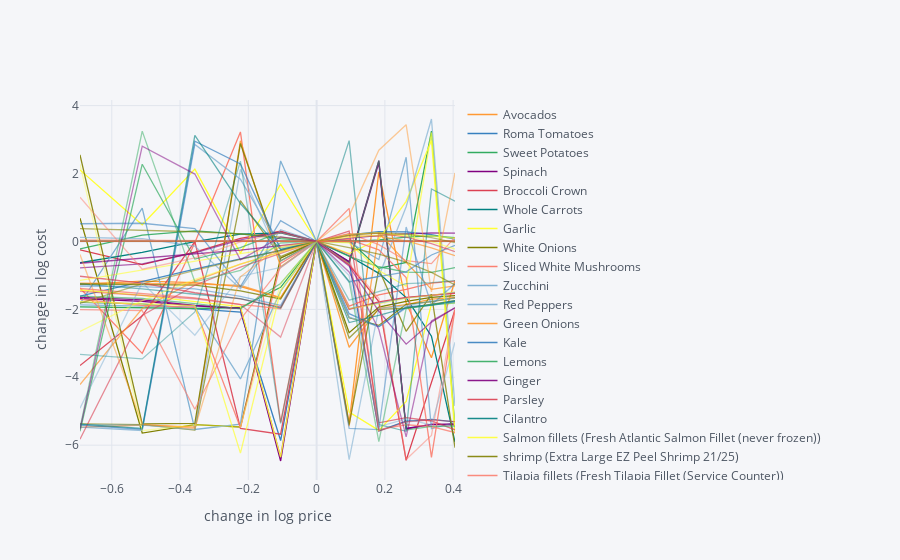

The cell this chart's notebook holds for it:
### Code cell
import cufflinks as cf
cf.go_offline()

scale = [.5,.6,.7,.8,.9,1.,1.1,1.2,1.3,1.4,1.5]

cost0 = solve_subsistence_problem(D,Prices_AK,diet_min[group],diet_max[group],tol=tol).fun

Price_AK_response={}
for s in scale:
    cost = {}
    for i,p in enumerate(Prices_AK):
        my_p = Prices_AK.copy()
        my_p[i] = p*s
        result = solve_subsistence_problem(D,my_p,diet_min[group],diet_max[group],tol=tol)
        cost[Prices_AK.index[i]] = np.log(result.fun/cost0)
    Price_AK_response[np.log(s)] = cost

Price_AK_response = pd.DataFrame(Price_AK_response).T
Price_AK_response.iplot(xTitle='change in log price',yTitle='change in log cost')

### Figure 1 — Plotly figure (JSON) as saved in the notebook; plotly's stock layout.template omitted (floating-point values rounded to 4 significant figures)
{"data": [{"line": {"color": "rgba(255, 153, 51, 1.0)", "dash": "solid", "shape": "linear", "width": 1.3}, "mode": "lines", "name": "Avocados", "text": "", "type": "scatter", "x": [-0.6931, -0.5108, -0.3567, -0.2231, -0.1054, 0, 0.09531, 0.1823, 0.2624, 0.3365, 0.4055], "y": [-1.265, -1.17, -1.211, -1.328, -1.66, 0, -5.348, 2.053, -1.814, -3.424, -1.148]}, {"line": {"color": "rgba(55, 128, 191, 1.0)", "dash": "solid", "shape": "linear", "width": 1.3}, "mode": "lines", "name": "Roma Tomatoes", "text": "", "type": "scatter", "x": [-0.6931, -0.5108, -0.3567, -0.2231, -0.1054, 0, 0.09531, 0.1823, 0.2624, 0.3365, 0.4055], "y": [-1.797, -1.839, -1.985, -2.081, -5.863, 0, -0.599, -5.581, -5.289, -5.241, -5.316]}, {"line": {"color": "rgba(50, 171, 96, 1.0)", "dash": "solid", "shape": "linear", "width": 1.3}, "mode": "lines", "name": "Sweet Potatoes ", "text": "", "type": "scatter", "x": [-0.6931, -0.5108, -0.3567, -0.2231, -0.1054, 0, 0.09531, 0.1823, 0.2624, 0.3365, 0.4055], "y": [-1.929, -1.959, -1.974, -1.945, -1.351, 0, 0.03973, -0.7935, -0.62, 3.253, -5.501]}, {"line": {"color": "rgba(128, 0, 128, 1.0)", "dash": "solid", "shape": "linear", "width": 1.3}, "mode": "lines", "name": "Spinach ", "text": "", "type": "scatter", "x": [-0.6931, -0.5108, -0.3567, -0.2231, -0.1054, 0, 0.09531, 0.1823, 0.2624, 0.3365, 0.4055], "y": [-1.686, -1.765, -1.899, -1.966, -6.466, 0, -0.5924, 2.383, -5.507, -5.388, -5.403]}, {"line": {"color": "rgba(219, 64, 82, 1.0)", "dash": "solid", "shape": "linear", "width": 1.3}, "mode": "lines", "name": "Broccoli Crown", "text": "", "type": "scatter", "x": [-0.6931, -0.5108, -0.3567, -0.2231, -0.1054, 0, 0.09531, 0.1823, 0.2624, 0.3365, 0.4055], "y": [-0.2474, -0.6805, -0.3132, 0.0925, 0.3006, 0, -0.6874, -1.771, -6.449, -4.161, -2.018]}, {"line": {"color": "rgba(0, 128, 128, 1.0)", "dash": "solid", "shape": "linear", "width": 1.3}, "mode": "lines", "name": "Whole Carrots ", "text": "", "type": "scatter", "x": [-0.6931, -0.5108, -0.3567, -0.2231, -0.1054, 0, 0.09531, 0.1823, 0.2624, 0.3365, 0.4055], "y": [-0.628, -0.3204, -0.00209, 0.2189, 0.2498, 0, -0.4274, -0.9382, -1.654, -2.79, -5.911]}, {"line": {"color": "rgba(255, 255, 51, 1.0)", "dash": "solid", "shape": "linear", "width": 1.3}, "mode": "lines", "name": "Garlic ", "text": "", "type": "scatter", "x": [-0.6931, -0.5108, -0.3567, -0.2231, -0.1054, 0, 0.09531, 0.1823, 0.2624, 0.3365, 0.4055], "y": [2.106, 0.4915, 2.132, -0.3443, 1.688, 0, -5.028, -5.564, -4.714, -1.842, -1.799]}, {"line": {"color": "rgba(128, 128, 0, 1.0)", "dash": "solid", "shape": "linear", "width": 1.3}, "mode": "lines", "name": "White Onions ", "text": "", "type": "scatter", "x": [-0.6931, -0.5108, -0.3567, -0.2231, -0.1054, 0, 0.09531, 0.1823, 0.2624, 0.3365, 0.4055], "y": [0.6863, -5.643, -5.394, -5.464, -0.4891, 0, -2.686, -1.932, -1.767, -1.65, -1.594]}, {"line": {"color": "rgba(251, 128, 114, 1.0)", "dash": "solid", "shape": "linear", "width": 1.3}, "mode": "lines", "name": "Sliced White Mushrooms ", "text": "", "type": "scatter", "x": [-0.6931, -0.5108, -0.3567, -0.2231, -0.1054, 0, 0.09531, 0.1823, 0.2624, 0.3365, 0.4055], "y": [-1.372, -3.297, -0.03853, 3.226, -5.328, 0, -1.907, -1.574, -1.409, -1.229, -1.168]}, {"line": {"color": "rgba(128, 177, 211, 1.0)", "dash": "solid", "shape": "linear", "width": 1.3}, "mode": "lines", "name": "Zucchini", "text": "", "type": "scatter", "x": [-0.6931, -0.5108, -0.3567, -0.2231, -0.1054, 0, 0.09531, 0.1823, 0.2624, 0.3365, 0.4055], "y": [-1.834, 0.9848, -5.537, -5.381, 2.373, 0, -1.979, -1.825, -1.661, -1.585, -1.497]}, {"line": {"color": "rgba(128, 177, 211, 0.8999999999999999)", "dash": "solid", "shape": "linear", "width": 1.3}, "mode": "lines", "name": "Red Peppers", "text": "", "type": "scatter", "x": [-0.6931, -0.5108, -0.3567, -0.2231, -0.1054, 0, 0.09531, 0.1823, 0.2624, 0.3365, 0.4055], "y": [-1.865, -1.906, -1.934, -4.049, -1.463, 0, -0.01798, -0.5335, 2.479, -5.515, -5.336]}, {"line": {"color": "rgba(255, 153, 51, 0.8999999999999999)", "dash": "solid", "shape": "linear", "width": 1.3}, "mode": "lines", "name": "Green Onions", "text": "", "type": "scatter", "x": [-0.6931, -0.5108, -0.3567, -0.2231, -0.1054, 0, 0.09531, 0.1823, 0.2624, 0.3365, 0.4055], "y": [-5.476, -5.406, -5.468, 2.966, -0.7455, 0, -3.116, -1.97, -1.858, -1.701, -1.657]}, {"line": {"color": "rgba(55, 128, 191, 0.8999999999999999)", "dash": "solid", "shape": "linear", "width": 1.3}, "mode": "lines", "name": "Kale", "text": "", "type": "scatter", "x": [-0.6931, -0.5108, -0.3567, -0.2231, -0.1054, 0, 0.09531, 0.1823, 0.2624, 0.3365, 0.4055], "y": [-1.611, -1.172, -0.817, -0.5121, -0.2653, 0, 0.1931, 0.2882, 0.2847, 0.2014, 0.06741]}, {"line": {"color": "rgba(50, 171, 96, 0.8999999999999999)", "dash": "solid", "shape": "linear", "width": 1.3}, "mode": "lines", "name": "Lemons", "text": "", "type": "scatter", "x": [-0.6931, -0.5108, -0.3567, -0.2231, -0.1054, 0, 0.09531, 0.1823, 0.2624, 0.3365, 0.4055], "y": [-0.2206, 0.1879, 0.3102, 0.2223, 0.08573, 0, -0.007669, 0.04811, 0.126, 0.1669, 0.1156]}, {"line": {"color": "rgba(128, 0, 128, 0.8999999999999999)", "dash": "solid", "shape": "linear", "width": 1.3}, "mode": "lines", "name": "Ginger", "text": "", "type": "scatter", "x": [-0.6931, -0.5108, -0.3567, -0.2231, -0.1054, 0, 0.09531, 0.1823, 0.2624, 0.3365, 0.4055], "y": [-1.649, -1.723, -1.881, -1.97, -6.357, 0, -0.6237, 2.314, -5.52, -5.387, -5.37]}, {"line": {"color": "rgba(219, 64, 82, 0.8999999999999999)", "dash": "solid", "shape": "linear", "width": 1.3}, "mode": "lines", "name": "Parsley", "text": "", "type": "scatter", "x": [-0.6931, -0.5108, -0.3567, -0.2231, -0.1054, 0, 0.09531, 0.1823, 0.2624, 0.3365, 0.4055], "y": [-3.653, -2.189, -0.005228, -5.505, -5.676, 0, -1.997, -1.782, -1.646, -1.586, -1.525]}, {"line": {"color": "rgba(0, 128, 128, 0.8999999999999999)", "dash": "solid", "shape": "linear", "width": 1.3}, "mode": "lines", "name": "Cilantro", "text": "", "type": "scatter", "x": [-0.6931, -0.5108, -0.3567, -0.2231, -0.1054, 0, 0.09531, 0.1823, 0.2624, 0.3365, 0.4055], "y": [0, 0, 0, 0, 0, 0, 0, 0, 0, 0, 0]}, {"line": {"color": "rgba(255, 255, 51, 0.8999999999999999)", "dash": "solid", "shape": "linear", "width": 1.3}, "mode": "lines", "name": "Salmon fillets (Fresh Atlantic Salmon Fillet (never frozen))", "text": "", "type": "scatter", "x": [-0.6931, -0.5108, -0.3567, -0.2231, -0.1054, 0, 0.09531, 0.1823, 0.2624, 0.3365, 0.4055], "y": [-1.43, -1.588, -1.773, -1.918, -6.35, 0, -0.3581, 0.06634, 1.182, 2.975, -5.665]}, {"line": {"color": "rgba(128, 128, 0, 0.8999999999999999)", "dash": "solid", "shape": "linear", "width": 1.3}, "mode": "lines", "name": "shrimp (Extra Large EZ Peel Shrimp 21/25)", "text": "", "type": "scatter", "x": [-0.6931, -0.5108, -0.3567, -0.2231, -0.1054, 0, 0.09531, 0.1823, 0.2624, 0.3365, 0.4055], "y": [2.553, -5.373, -5.356, 2.885, -0.5708, 0, -2.247, -2.473, -1.852, -1.773, -1.661]}, {"line": {"color": "rgba(251, 128, 114, 0.8999999999999999)", "dash": "solid", "shape": "linear", "width": 1.3}, "mode": "lines", "name": "Tilapia fillets (Fresh Tilapia Fillet (Service Counter))", "text": "", "type": "scatter", "x": [-0.6931, -0.5108, -0.3567, -0.2231, -0.1054, 0, 0.09531, 0.1823, 0.2624, 0.3365, 0.4055], "y": [-1.708, -1.88, -1.941, -5.489, -0.6466, 0, 0.06358, -0.2461, -1.064, -6.358, -2.011]}, {"line": {"color": "rgba(251, 128, 114, 0.7999999999999998)", "dash": "solid", "shape": "linear", "width": 1.3}, "mode": "lines", "name": "Salmon in a can (Kroger® Wild Caught Canned Alaskan Pink Salmon)", "text": "", "type": "scatter", "x": [-0.6931, -0.5108, -0.3567, -0.2231, -0.1054, 0, 0.09531, 0.1823, 0.2624, 0.3365, 0.4055], "y": [-1.385, -1.545, -1.66, -1.854, -1.98, 0, 0.9735, -5.541, -5.398, -5.456, -5.628]}, {"line": {"color": "rgba(128, 177, 211, 0.7999999999999998)", "dash": "solid", "shape": "linear", "width": 1.3}, "mode": "lines", "name": "Tuna in a can (Kroger Wild Caught Light)", "text": "", "type": "scatter", "x": [-0.6931, -0.5108, -0.3567, -0.2231, -0.1054, 0, 0.09531, 0.1823, 0.2624, 0.3365, 0.4055], "y": [-5.469, -5.568, 2.858, 1.833, -0.1874, 0, -2.231, -2.507, -1.955, -1.88, -1.777]}, {"line": {"color": "rgba(255, 153, 51, 0.7999999999999998)", "dash": "solid", "shape": "linear", "width": 1.3}, "mode": "lines", "name": "Sardines in a tin (Chicken of the Sea)", "text": "", "type": "scatter", "x": [-0.6931, -0.5108, -0.3567, -0.2231, -0.1054, 0, 0.09531, 0.1823, 0.2624, 0.3365, 0.4055], "y": [-1.224, -1.249, -1.251, -1.298, -1.656, 0, -5.44, 0.2508, -0.6202, -1.412, -1.31]}, {"line": {"color": "rgba(55, 128, 191, 0.7999999999999998)", "dash": "solid", "shape": "linear", "width": 1.3}, "mode": "lines", "name": "Rice Vinegar (Nakano All Natural Rice Vinegar)", "text": "", "type": "scatter", "x": [-0.6931, -0.5108, -0.3567, -0.2231, -0.1054, 0, 0.09531, 0.1823, 0.2624, 0.3365, 0.4055], "y": [0, 0, 0, 0, 0, 0, 0, 0, 0, 0, 0]}, {"line": {"color": "rgba(50, 171, 96, 0.7999999999999998)", "dash": "solid", "shape": "linear", "width": 1.3}, "mode": "lines", "name": "Extra Virgin Olive Oil (Kroger® Extra Virgin Olive Oil)", "text": "", "type": "scatter", "x": [-0.6931, -0.5108, -0.3567, -0.2231, -0.1054, 0, 0.09531, 0.1823, 0.2624, 0.3365, 0.4055], "y": [0, 0, 0, 0, 0, 0, 0, 0, 0, 0, 0]}, {"line": {"color": "rgba(128, 0, 128, 0.7999999999999998)", "dash": "solid", "shape": "linear", "width": 1.3}, "mode": "lines", "name": "Coconut Oil (Kroger® Pure Coconut Oil)", "text": "", "type": "scatter", "x": [-0.6931, -0.5108, -0.3567, -0.2231, -0.1054, 0, 0.09531, 0.1823, 0.2624, 0.3365, 0.4055], "y": [0, 0, 0, 0, 0, 0, 0, 0, 0, 0, 0]}, {"line": {"color": "rgba(219, 64, 82, 0.7999999999999998)", "dash": "solid", "shape": "linear", "width": 1.3}, "mode": "lines", "name": "Sesame Oil (Kroger® Pure Sesame Oil)", "text": "", "type": "scatter", "x": [-0.6931, -0.5108, -0.3567, -0.2231, -0.1054, 0, 0.09531, 0.1823, 0.2624, 0.3365, 0.4055], "y": [0, 0, 0, 0, 0, 0, 0, 0, 0, 0, 0]}, {"line": {"color": "rgba(0, 128, 128, 0.7999999999999998)", "dash": "solid", "shape": "linear", "width": 1.3}, "mode": "lines", "name": "Avocado Oil ", "text": "", "type": "scatter", "x": [-0.6931, -0.5108, -0.3567, -0.2231, -0.1054, 0, 0.09531, 0.1823, 0.2624, 0.3365, 0.4055], "y": [0, 0, 0, 0, 0, 0, 0, 0, 0, 0, 0]}, {"line": {"color": "rgba(255, 255, 51, 0.7999999999999998)", "dash": "solid", "shape": "linear", "width": 1.3}, "mode": "lines", "name": "Maple Syrup", "text": "", "type": "scatter", "x": [-0.6931, -0.5108, -0.3567, -0.2231, -0.1054, 0, 0.09531, 0.1823, 0.2624, 0.3365, 0.4055], "y": [0, 0, 0, 0, 0, 0, 0, 0, 0, 0, 0]}, {"line": {"color": "rgba(128, 128, 0, 0.7999999999999998)", "dash": "solid", "shape": "linear", "width": 1.3}, "mode": "lines", "name": "Cacao (Navitas Organics Cacao Powder)", "text": "", "type": "scatter", "x": [-0.6931, -0.5108, -0.3567, -0.2231, -0.1054, 0, 0.09531, 0.1823, 0.2624, 0.3365, 0.4055], "y": [-1.253, -1.264, -1.286, -1.454, -1.695, 0, -5.398, -0.8155, -2.647, -1.561, -6.076]}, {"line": {"color": "rgba(128, 128, 0, 0.7)", "dash": "solid", "shape": "linear", "width": 1.3}, "mode": "lines", "name": "Almond flour ", "text": "", "type": "scatter", "x": [-0.6931, -0.5108, -0.3567, -0.2231, -0.1054, 0, 0.09531, 0.1823, 0.2624, 0.3365, 0.4055], "y": [-5.375, -5.395, -5.554, 1.205, -0.4441, 0, -2.842, -2.001, -1.961, -1.858, -1.743]}, {"line": {"color": "rgba(251, 128, 114, 0.7)", "dash": "solid", "shape": "linear", "width": 1.3}, "mode": "lines", "name": "Tapioca flour", "text": "", "type": "scatter", "x": [-0.6931, -0.5108, -0.3567, -0.2231, -0.1054, 0, 0.09531, 0.1823, 0.2624, 0.3365, 0.4055], "y": [-2.006, -2.04, -4.943, -2.291, -0.7773, 0, 0.2341, -0.09475, -0.5672, -0.6513, 0.1295]}, {"line": {"color": "rgba(128, 177, 211, 0.7)", "dash": "solid", "shape": "linear", "width": 1.3}, "mode": "lines", "name": "Vegetable broth", "text": "", "type": "scatter", "x": [-0.6931, -0.5108, -0.3567, -0.2231, -0.1054, 0, 0.09531, 0.1823, 0.2624, 0.3365, 0.4055], "y": [0.1198, 0.0803, -0.134, -1.39, 0.3474, 0, -1.205, -1.028, 1.024, 3.607, -4.845]}, {"line": {"color": "rgba(255, 153, 51, 0.7)", "dash": "solid", "shape": "linear", "width": 1.3}, "mode": "lines", "name": "Nutritional Yeast ", "text": "", "type": "scatter", "x": [-0.6931, -0.5108, -0.3567, -0.2231, -0.1054, 0, 0.09531, 0.1823, 0.2624, 0.3365, 0.4055], "y": [-4.214, -1.974, -1.16, -0.6691, -0.3055, 0, 0.1664, 0.1549, 0.01393, -0.1891, -0.4208]}, {"line": {"color": "rgba(55, 128, 191, 0.7)", "dash": "solid", "shape": "linear", "width": 1.3}, "mode": "lines", "name": "Crushed tomatoes", "text": "", "type": "scatter", "x": [-0.6931, -0.5108, -0.3567, -0.2231, -0.1054, 0, 0.09531, 0.1823, 0.2624, 0.3365, 0.4055], "y": [-5.412, -5.532, 2.951, 2.282, -0.2336, 0, -2.127, -2.514, -1.924, -1.87, -1.768]}, {"line": {"color": "rgba(50, 171, 96, 0.7)", "dash": "solid", "shape": "linear", "width": 1.3}, "mode": "lines", "name": "Coconut Milk", "text": "", "type": "scatter", "x": [-0.6931, -0.5108, -0.3567, -0.2231, -0.1054, 0, 0.09531, 0.1823, 0.2624, 0.3365, 0.4055], "y": [-5.591, 2.275, -0.5171, -0.1837, 0.2727, 0, -0.44, -0.745, -0.9029, -0.91, -0.7706]}, {"line": {"color": "rgba(128, 0, 128, 0.7)", "dash": "solid", "shape": "linear", "width": 1.3}, "mode": "lines", "name": "Salt (Morton Plain salt)", "text": "", "type": "scatter", "x": [-0.6931, -0.5108, -0.3567, -0.2231, -0.1054, 0, 0.09531, 0.1823, 0.2624, 0.3365, 0.4055], "y": [-0.6425, -0.4985, -0.3695, -0.2573, -0.1215, 0, 0.09984, 0.1756, 0.2255, 0.2493, 0.2479]}, {"line": {"color": "rgba(219, 64, 82, 0.7)", "dash": "solid", "shape": "linear", "width": 1.3}, "mode": "lines", "name": "Black Pepper (Kroger® Pure Ground Black Pepper)", "text": "", "type": "scatter", "x": [-0.6931, -0.5108, -0.3567, -0.2231, -0.1054, 0, 0.09531, 0.1823, 0.2624, 0.3365, 0.4055], "y": [-1.024, -1.224, -1.511, -1.694, -1.937, 0, 0.3021, -5.34, -5.189, -5.288, -5.547]}, {"line": {"color": "rgba(0, 128, 128, 0.7)", "dash": "solid", "shape": "linear", "width": 1.3}, "mode": "lines", "name": "Soy Sauce (Kroger® Lite Soy Sauce )", "text": "", "type": "scatter", "x": [-0.6931, -0.5108, -0.3567, -0.2231, -0.1054, 0, 0.09531, 0.1823, 0.2624, 0.3365, 0.4055], "y": [0, 0, 0, 0, 0, 0, 0, 0, 0, 0, 0]}, {"line": {"color": "rgba(255, 255, 51, 0.7)", "dash": "solid", "shape": "linear", "width": 1.3}, "mode": "lines", "name": "Strawberries", "text": "", "type": "scatter", "x": [-0.6931, -0.5108, -0.3567, -0.2231, -0.1054, 0, 0.09531, 0.1823, 0.2624, 0.3365, 0.4055], "y": [-1.775, -1.841, -1.89, -6.235, -1.444, 0, -0.04311, -0.8567, -1.318, 3.208, -5.525]}, {"line": {"color": "rgba(255, 255, 51, 0.5999999999999999)", "dash": "solid", "shape": "linear", "width": 1.3}, "mode": "lines", "name": "Oranges (navel)", "text": "", "type": "scatter", "x": [-0.6931, -0.5108, -0.3567, -0.2231, -0.1054, 0, 0.09531, 0.1823, 0.2624, 0.3365, 0.4055], "y": [-1.149, -0.8345, -0.5707, -0.3571, -0.1788, 0, 0.1213, 0.1846, 0.1945, 0.1604, 0.09387]}, {"line": {"color": "rgba(128, 128, 0, 0.5999999999999999)", "dash": "solid", "shape": "linear", "width": 1.3}, "mode": "lines", "name": "Apples (honeycrisp)", "text": "", "type": "scatter", "x": [-0.6931, -0.5108, -0.3567, -0.2231, -0.1054, 0, 0.09531, 0.1823, 0.2624, 0.3365, 0.4055], "y": [0.3783, 0.3372, 0.2862, 0.2205, 0.1296, 0, -0.181, -0.3723, -0.6074, -0.9125, -1.283]}, {"line": {"color": "rgba(251, 128, 114, 0.5999999999999999)", "dash": "solid", "shape": "linear", "width": 1.3}, "mode": "lines", "name": "Bananas", "text": "", "type": "scatter", "x": [-0.6931, -0.5108, -0.3567, -0.2231, -0.1054, 0, 0.09531, 0.1823, 0.2624, 0.3365, 0.4055], "y": [0.04624, 0.03181, 0.01971, 0.01024, 0.003617, 0, -0.0005329, 0.002015, 0.007555, 0.01591, 0.02681]}, {"line": {"color": "rgba(128, 177, 211, 0.5999999999999999)", "dash": "solid", "shape": "linear", "width": 1.3}, "mode": "lines", "name": "Almond milk (Silk unsweetened)", "text": "", "type": "scatter", "x": [-0.6931, -0.5108, -0.3567, -0.2231, -0.1054, 0, 0.09531, 0.1823, 0.2624, 0.3365, 0.4055], "y": [-5.398, -5.407, -5.538, 2.125, -0.5757, 0, -6.425, -1.973, -1.9, -1.757, -1.667]}, {"line": {"color": "rgba(255, 153, 51, 0.5999999999999999)", "dash": "solid", "shape": "linear", "width": 1.3}, "mode": "lines", "name": "Coconut milk", "text": "", "type": "scatter", "x": [-0.6931, -0.5108, -0.3567, -0.2231, -0.1054, 0, 0.09531, 0.1823, 0.2624, 0.3365, 0.4055], "y": [0, 0, 0, 0, 0, 0, 0, 0, 0, 0, 0]}, {"line": {"color": "rgba(55, 128, 191, 0.5999999999999999)", "dash": "solid", "shape": "linear", "width": 1.3}, "mode": "lines", "name": "Goats cheese (Simple Truth)", "text": "", "type": "scatter", "x": [-0.6931, -0.5108, -0.3567, -0.2231, -0.1054, 0, 0.09531, 0.1823, 0.2624, 0.3365, 0.4055], "y": [0.521, 0.5363, 0.3779, -1.327, 0.6125, 0, -1.181, -1.023, -0.8937, -0.3975, -0.1128]}, {"line": {"color": "rgba(50, 171, 96, 0.5999999999999999)", "dash": "solid", "shape": "linear", "width": 1.3}, "mode": "lines", "name": "Goats milk (Meyenberg Vitamin D)", "text": "", "type": "scatter", "x": [-0.6931, -0.5108, -0.3567, -0.2231, -0.1054, 0, 0.09531, 0.1823, 0.2624, 0.3365, 0.4055], "y": [-1.611, -1.68, -1.829, -1.985, -1.237, 0, -0.6492, 2.38, -5.552, -5.443, -5.439]}, {"line": {"color": "rgba(128, 0, 128, 0.5999999999999999)", "dash": "solid", "shape": "linear", "width": 1.3}, "mode": "lines", "name": "Quinoa", "text": "", "type": "scatter", "x": [-0.6931, -0.5108, -0.3567, -0.2231, -0.1054, 0, 0.09531, 0.1823, 0.2624, 0.3365, 0.4055], "y": [-0.7759, -0.6601, -0.3328, 0.04359, 0.2727, 0, -0.7257, -2.056, -3.025, -2.375, -1.953]}, {"line": {"color": "rgba(219, 64, 82, 0.5999999999999999)", "dash": "solid", "shape": "linear", "width": 1.3}, "mode": "lines", "name": "Oatmeal", "text": "", "type": "scatter", "x": [-0.6931, -0.5108, -0.3567, -0.2231, -0.1054, 0, 0.09531, 0.1823, 0.2624, 0.3365, 0.4055], "y": [-5.822, -2.177, -1.289, -0.7577, -0.3506, 0, 0.2177, 0.2453, 0.1271, -0.06394, -0.2984]}, {"line": {"color": "rgba(0, 128, 128, 0.5999999999999999)", "dash": "solid", "shape": "linear", "width": 1.3}, "mode": "lines", "name": "Quinoa/Rice Pasta", "text": "", "type": "scatter", "x": [-0.6931, -0.5108, -0.3567, -0.2231, -0.1054, 0, 0.09531, 0.1823, 0.2624, 0.3365, 0.4055], "y": [-5.38, -5.506, 3.126, 1.117, -0.2398, 0, -2.389, -2.179, -1.958, -1.872, -1.746]}, {"line": {"color": "rgba(0, 128, 128, 0.49999999999999983)", "dash": "solid", "shape": "linear", "width": 1.3}, "mode": "lines", "name": "Eggs", "text": "", "type": "scatter", "x": [-0.6931, -0.5108, -0.3567, -0.2231, -0.1054, 0, 0.09531, 0.1823, 0.2624, 0.3365, 0.4055], "y": [-1.247, -1.399, -1.556, -1.683, -1.96, 0, 2.969, -5.393, -5.59, 1.544, 1.184]}, {"line": {"color": "rgba(255, 255, 51, 0.49999999999999983)", "dash": "solid", "shape": "linear", "width": 1.3}, "mode": "lines", "name": "Black Beans (kroger)", "text": "", "type": "scatter", "x": [-0.6931, -0.5108, -0.3567, -0.2231, -0.1054, 0, 0.09531, 0.1823, 0.2624, 0.3365, 0.4055], "y": [-2.649, -1.743, -1.115, -0.6705, -0.3216, 0, 0.2097, 0.2574, 0.1675, -0.004062, -0.2231]}, {"line": {"color": "rgba(128, 128, 0, 0.49999999999999983)", "dash": "solid", "shape": "linear", "width": 1.3}, "mode": "lines", "name": "Chickpeas (kroger)", "text": "", "type": "scatter", "x": [-0.6931, -0.5108, -0.3567, -0.2231, -0.1054, 0, 0.09531, 0.1823, 0.2624, 0.3365, 0.4055], "y": [-1.821, -1.246, -0.855, -0.5261, -0.2667, 0, 0.179, 0.2497, 0.2191, 0.1136, -0.03465]}, {"line": {"color": "rgba(251, 128, 114, 0.49999999999999983)", "dash": "solid", "shape": "linear", "width": 1.3}, "mode": "lines", "name": "Lentils (kroger)", "text": "", "type": "scatter", "x": [-0.6931, -0.5108, -0.3567, -0.2231, -0.1054, 0, 0.09531, 0.1823, 0.2624, 0.3365, 0.4055], "y": [1.305, -0.8179, -0.4865, -0.01401, 0.2583, 0, -0.6549, -1.674, -6.423, -5.713, -1.952]}, {"line": {"color": "rgba(128, 177, 211, 0.49999999999999983)", "dash": "solid", "shape": "linear", "width": 1.3}, "mode": "lines", "name": "Almonds (kroger)", "text": "", "type": "scatter", "x": [-0.6931, -0.5108, -0.3567, -0.2231, -0.1054, 0, 0.09531, 0.1823, 0.2624, 0.3365, 0.4055], "y": [-4.912, -1.214, -2.76, -1.031, -0.7606, 0, -1.007, -5.455, -5.229, -5.402, -2.969]}, {"line": {"color": "rgba(255, 153, 51, 0.49999999999999983)", "dash": "solid", "shape": "linear", "width": 1.3}, "mode": "lines", "name": "Brazil Nuts (Torn and Glasser)", "text": "", "type": "scatter", "x": [-0.6931, -0.5108, -0.3567, -0.2231, -0.1054, 0, 0.09531, 0.1823, 0.2624, 0.3365, 0.4055], "y": [-0.3861, -5.377, -5.508, -1.04, -0.136, 0, 0.7575, 2.689, 3.439, -1.484, 2.017]}, {"line": {"color": "rgba(55, 128, 191, 0.49999999999999983)", "dash": "solid", "shape": "linear", "width": 1.3}, "mode": "lines", "name": "Chia Seeds", "text": "", "type": "scatter", "x": [-0.6931, -0.5108, -0.3567, -0.2231, -0.1054, 0, 0.09531, 0.1823, 0.2624, 0.3365, 0.4055], "y": [-1.312, -1.331, -1.397, -1.621, -1.884, 0, -5.508, -5.542, 0.424, -1.873, -1.24]}, {"line": {"color": "rgba(50, 171, 96, 0.49999999999999983)", "dash": "solid", "shape": "linear", "width": 1.3}, "mode": "lines", "name": "Flax Seeds (NOW foods real food)", "text": "", "type": "scatter", "x": [-0.6931, -0.5108, -0.3567, -0.2231, -0.1054, 0, 0.09531, 0.1823, 0.2624, 0.3365, 0.4055], "y": [-5.489, 3.249, -1.189, -0.8528, -0.04515, 0, -1.171, -5.892, -1.98, -1.867, -1.817]}, {"line": {"color": "rgba(128, 0, 128, 0.49999999999999983)", "dash": "solid", "shape": "linear", "width": 1.3}, "mode": "lines", "name": "Peanut Butter", "text": "", "type": "scatter", "x": [-0.6931, -0.5108, -0.3567, -0.2231, -0.1054, 0, 0.09531, 0.1823, 0.2624, 0.3365, 0.4055], "y": [-5.53, 2.807, 1.985, -0.5423, 0.1332, 0, -0.899, -2.594, -5.755, -2.344, -1.952]}, {"line": {"color": "rgba(219, 64, 82, 0.49999999999999983)", "dash": "solid", "shape": "linear", "width": 1.3}, "mode": "lines", "name": "Mustard (kroger)", "text": "", "type": "scatter", "x": [-0.6931, -0.5108, -0.3567, -0.2231, -0.1054, 0, 0.09531, 0.1823, 0.2624, 0.3365, 0.4055], "y": [-1.468, -1.597, -1.687, -1.86, -2.818, 0, -0.381, -5.584, -5.316, -5.252, -5.307]}, {"line": {"color": "rgba(219, 64, 82, 0.39999999999999974)", "dash": "solid", "shape": "linear", "width": 1.3}, "mode": "lines", "name": "Apple Cider Vinegar (kroger)", "text": "", "type": "scatter", "x": [-0.6931, -0.5108, -0.3567, -0.2231, -0.1054, 0, 0.09531, 0.1823, 0.2624, 0.3365, 0.4055], "y": [0, 0, 0, 0, 0, 0, 0, 0, 0, 0, 0]}, {"line": {"color": "rgba(0, 128, 128, 0.39999999999999974)", "dash": "solid", "shape": "linear", "width": 1.3}, "mode": "lines", "name": "Kimchi (simple truth)", "text": "", "type": "scatter", "x": [-0.6931, -0.5108, -0.3567, -0.2231, -0.1054, 0, 0.09531, 0.1823, 0.2624, 0.3365, 0.4055], "y": [-3.328, -3.459, -2.076, 2.366, -5.362, 0, -1.728, -1.471, -1.245, -1.21, -1.151]}, {"line": {"color": "rgba(255, 255, 51, 0.39999999999999974)", "dash": "solid", "shape": "linear", "width": 1.3}, "mode": "lines", "name": "Mayonaise (kroger)", "text": "", "type": "scatter", "x": [-0.6931, -0.5108, -0.3567, -0.2231, -0.1054, 0, 0.09531, 0.1823, 0.2624, 0.3365, 0.4055], "y": [2.272, -5.574, -5.398, -5.46, -1.247, 0, -1.976, -1.842, -1.678, -1.59, -1.477]}], "layout": {"legend": {"bgcolor": "#F5F6F9", "font": {"color": "#4D5663"}}, "paper_bgcolor": "#F5F6F9", "plot_bgcolor": "#F5F6F9", "title": {"font": {"color": "#4D5663"}}, "xaxis": {"gridcolor": "#E1E5ED", "showgrid": true, "tickfont": {"color": "#4D5663"}, "title": {"font": {"color": "#4D5663"}, "text": "change in log price"}, "zerolinecolor": "#E1E5ED"}, "yaxis": {"gridcolor": "#E1E5ED", "showgrid": true, "tickfont": {"color": "#4D5663"}, "title": {"font": {"color": "#4D5663"}, "text": "change in log cost"}, "zerolinecolor": "#E1E5ED"}}}
